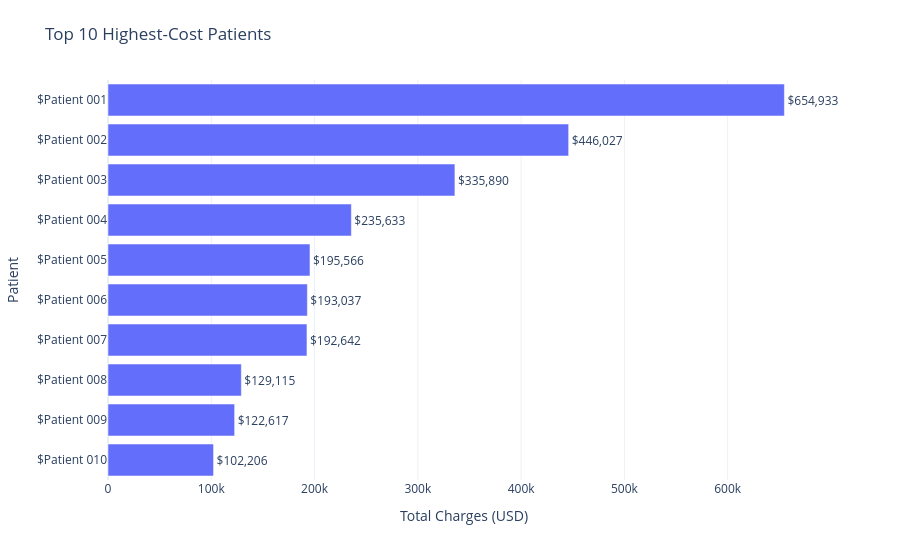

Notebook source saved alongside this figure:
### Markdown cell above
### Executive Visualization

### Code cell
fig = px.bar(
    top_patients.sort_values("Total_Charges"),
    x="Total_Charges",
    y="Patient",
    orientation="h",
    title="Top 10 Highest-Cost Patients",
    text="Total_Charges"
)

fig.update_traces(
    texttemplate="$%{text:,.0f}",
    textposition="outside",
    cliponaxis=False
)

fig.update_layout(
    template="plotly_white",
    xaxis_title="Total Charges (USD)",
    yaxis_title="Patient",
    yaxis_tickprefix="$",
    margin=dict(t=80)
)

fig.show()

### Figure 1 — Plotly figure (JSON) as saved in the notebook; plotly's stock layout.template omitted (floating-point values rounded to 4 significant figures)
{"data": [{"cliponaxis": false, "hovertemplate": "Total_Charges=%{text}<br>Patient=%{y}<extra></extra>", "legendgroup": "", "marker": {"color": "#636efa", "pattern": {"shape": ""}}, "name": "", "orientation": "h", "showlegend": false, "text": [102200.0, 122600.0, 129100.0, 192600.0, 193000.0, 195600.0, 235600.0, 335900.0, 446000.0, 654900.0], "textposition": "outside", "texttemplate": "$%{text:,.0f}", "type": "bar", "x": [102200.0, 122600.0, 129100.0, 192600.0, 193000.0, 195600.0, 235600.0, 335900.0, 446000.0, 654900.0], "xaxis": "x", "y": ["Patient 010", "Patient 009", "Patient 008", "Patient 007", "Patient 006", "Patient 005", "Patient 004", "Patient 003", "Patient 002", "Patient 001"], "yaxis": "y"}], "layout": {"barmode": "relative", "legend": {"tracegroupgap": 0}, "margin": {"t": 80}, "title": {"text": "Top 10 Highest-Cost Patients"}, "xaxis": {"anchor": "y", "domain": [0, 1], "title": {"text": "Total Charges (USD)"}}, "yaxis": {"anchor": "x", "domain": [0, 1], "tickprefix": "$", "title": {"text": "Patient"}}}}
